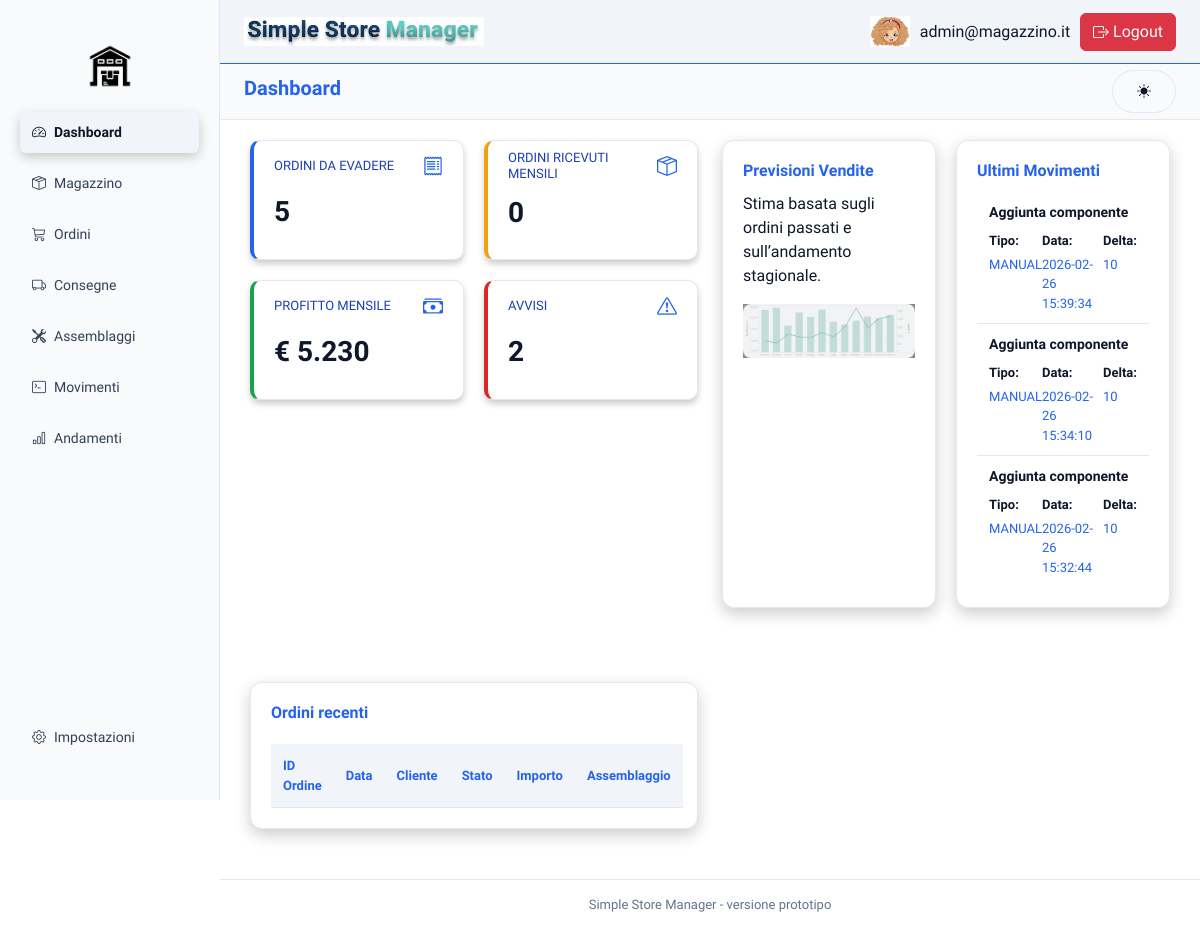
Screenshot of /index.php (signed in) with the database file from the repository.
### tables this page shows
CREATE TABLE `movimenti` (
  `id` int(5) NOT NULL,
  `delta` int(10) NOT NULL,
  `tipo` enum('ORDER','DELIVERY','MANUAL','ASSEMBLY') NOT NULL,
  `id_ordine` int(5) DEFAULT NULL,
  `id_consegna` int(5) DEFAULT NULL,
  `id_assemblaggio` int(5) DEFAULT NULL,
  `id_componente` int(5) DEFAULT NULL,
  `data_movimento` datetime NOT NULL DEFAULT current_timestamp(),
  `note` text DEFAULT NULL
);

### backend/query/ordini.php (called while the page is built, shortened)
<?php
function getOrdiniMese(){
    $pdo=connect();
    $sql = "SELECT COUNT(*) AS totale
    FROM ordini
    WHERE month(data_creazione) = month(CURDATE()) AND year(data_creazione) = year(CURDATE());";
    $stmt = $pdo->query($sql);
    $result = $stmt->fetch(PDO::FETCH_ASSOC);
    return $result['totale'];
}
function getOrdiniDaProcessare(){
    $pdo=connect();
    $sql = "SELECT count(*) AS totale
    FROM ordini o
    WHERE o.stato <> 'PREPARED';";
    $stmt = $pdo->query($sql);
    $result = $stmt->fetch(PDO::FETCH_ASSOC);
    return $result['totale'];
}
?>

### backend/query/movimenti.php (called while the page is built, shortened)
<?php
function getUltimiMovimenti(){
    $pdo=connect();
    $sql = "SELECT delta, data_movimento, tipo, note
        from movimenti
        ORDER BY data_movimento DESC
        LIMIT 3;";
    $stmt = $pdo->query($sql);
    return $stmt->fetchAll(PDO::FETCH_ASSOC);
}
?>

### frontend/dashboard/dashboard.php (the view, shortened to what this page needs)
<?php
require 'backend/query/ordini.php';
require 'backend/query/movimenti.php';
$movimenti_recenti = getUltimiMovimenti();
$ordini_mese = getOrdiniMese();
$ordidni_da_evadere = getOrdiniDaProcessare();
?>
<!DOCTYPE html>
<html lang="it">
<head>
</head>
<body>
    <main class="main">
        <section class="kpi-section">
            <div class="kpi-card info">
                <a href="index.php?page=ordini" style="text-decoration: none; color: inherit;">
                    <div class="kpi-header">
                        <h3>Ordini da evadere</h3>
                        <i class="bi bi-receipt kpi-icon"></i>
                    </div>
                    <p class="kpi-value"><?= $ordidni_da_evadere ?></p>
                </a>
            </div>
            <div class="kpi-card warning">
                <a href="index.php?page=andamenti" style="text-decoration: none; color: inherit;">
                    <div class="kpi-header">
                        <h3>Ordini ricevuti mensili</h3>
                        <i class="bi bi-box-seam kpi-icon"></i>
                    </div>
                    <p class="kpi-value"><?= $ordini_mese ?></p>
                </a>
            </div>
            <div class="kpi-card success">
                <a href="index.php?page=andamenti" style="text-decoration: none; color: inherit;">
                    <div class="kpi-header">
                        <h3>Profitto mensile</h3>
                        <i class="bi bi-cash-stack kpi-icon"></i>
                    </div>
                    <p class="kpi-value">€ 5.230</p>
                </a>
            </div>
            <div class="kpi-card alert">
                <a href="index.php?page=avvisi" style="text-decoration: none; color: inherit;">
                <div class="kpi-header">
                    <h3>Avvisi</h3>
                    <i class="bi bi-exclamation-triangle kpi-icon"></i>
                </div>
                <p class="kpi-value">2</p>
                </a>
            </div>
        </section>
        <section class="content-grid">
            <div class="card">
                <h2>Previsioni Vendite</h2>
                <p class="subtitle">
                    Stima basata sugli ordini passati e sull’andamento stagionale.
                </p>
                <div class="placeholder">
                    <img src="frontend/img/graficoEsempio.png" class="grafico-dashboard">
                </div>
            </div>
            <div class="card">
                <a href="index.php?page=movimenti" style="text-decoration: none; color: inherit;">
                    <h2>Ultimi Movimenti</h2>
                    <ul class="list">
                        <?php foreach ($movimenti_recenti as $movimento): ?>
                            <li>
                                <strong><?= htmlspecialchars($movimento['note']) ?></strong>
                                <div class="info-row">
                                    <span><strong>Tipo:</strong> <?= htmlspecialchars($movimento['tipo']) ?></span>
                                    <span><strong>Data:</strong> <?= htmlspecialchars($movimento['data_movimento']) ?></span>
                                    <span><strong>Delta:</strong> <?= htmlspecialchars($movimento['delta']) ?></span>
                                </div>
                            </li>
                        <?php endforeach; ?>
                    </ul>
                </a>
            </div>
        </section>
        <section class="card full">
            <h2>Ordini recenti</h2>
            <table class="orders-table">
                <thead>
                    <tr>
                        <th>ID Ordine</th>
                        <th>Data</th>
                        <th>Cliente</th>
                        <th>Stato</th>
                        <th>Importo</th>
                        <th>Assemblaggio</th>
                    </tr>
                </thead>
            </table>
        </section>
    </main>
</body>
</html>

### frontend/stile/layout.css (style rules this page uses)
* { box-sizing: border-box; margin: 0; padding: 0; }
body { font-family: "Sora", sans-serif; background-color: var(--background-color); color: var(--text-light); line-height: 1.5; -webkit-font-smoothing: antialiased; }
.main { margin-left: 220px; padding: 140px 30px 30px; min-height: 100vh; }
.content-grid { display: grid; grid-template-columns: 1fr 1fr; gap: 20px; margin-bottom: 30px; }
.kpi-section { display: grid; grid-template-columns: repeat(auto-fit, minmax(200px, 1fr)); gap: 20px; margin-bottom: 10px; }
.kpi-card { background: var(--background-section); padding: 20px; border-radius: 10px; border: 1px solid var(--background-hover); height: 120px; box-shadow: 0 4px 6px rgba(0,0,0,0.2); display: flex; flex-direction: column; justify-content: center; }
.kpi-header { display: flex !important; justify-content: space-between; align-items: center; }
.kpi-card h3, .kpi-title { margin: 0; font-size: 13px; font-weight: 500; color: var(--text-admin); text-transform: uppercase; }
.kpi-icon { font-size: 20px; color: var(--highlight-color); flex-shrink: 0; }
.kpi-value { margin-top: 10px; font-size: 28px; font-weight: 700; color: var(--text-light); }
.kpi-card.info { border-left: 4px solid var(--highlight-color); }
.kpi-card.warning { border-left: 4px solid var(--secondary-color); }
.kpi-card.success { border-left: 4px solid var(--success-color); }
.kpi-card.alert { border-left: 4px solid var(--error-color); }
.card { background: var(--background-section); padding: 20px; border-radius: 12px; border: 1px solid var(--background-hover); box-shadow: 0 6px 16px rgba(0, 0, 0, 0.2); display: flex; flex-direction: column; color: var(--text-light); }
.card h2, .card h3 { font-size: 16px; margin-bottom: 12px; font-weight: 600; color: var(--highlight-color); }
.card.full { width: 100%; margin: 20px 0; }
.grafico-dashboard { width: 100%; height: 100%; object-fit: cover; opacity: 0.9; border-radius: 8px; }
.list { list-style: none; padding: 0; margin: 0; }
.list li { padding: 10px 12px; font-size: 14px; border-bottom: 1px solid var(--background-hover); display: flex; flex-direction: column; gap: 4px; color: var(--text-grey); }
.list li:last-child { border-bottom: none; }
.list li strong:first-child { display: block; font-weight: bold; margin-bottom: 4px; color: var(--text-light); }
.list li .info-row { display: flex; justify-content: space-between; font-size: 13px; color: var(--highlight-color); }
.orders-table, .assembly-table { width: 100%; border-collapse: collapse; margin-top: 10px; }
.orders-table th, .assembly-table th { text-align: left; font-size: 13px; color: var(--highlight-color); padding: 12px; background-color: var(--background-thead); font-weight: 600; border-bottom: 1px solid var(--border-color); }
.main { margin-left: 220px; padding: 140px 30px 30px; min-height: 100vh; display: grid; grid-template-columns: 1fr 1fr; gap: 24px; align-items: start; }

### frontend/stile/style-light.css (style rules this page uses)
:root { --primary-color: #f1f5f9; --secondary-color: #f59e0b; --highlight-color: #2563eb; --highlight-hover: #1e40af; --background-color: #ffffff; --background-alt: #f8fafc; --background-section: #ffffff; --background-thead: #f1f5f9; --background-hover: #e5e7eb; --text-light: #0f172a; --text-grey: #334155; --text-muted: #64748b; --text-admin: #1e40af; --error-color: #dc2626; --success-color: #16a34a; --warning-color: #f59e0b; --info-color: #2563eb; --border-color: #e2e8f0; --shadow-light: rgba(15, 23, 42, 0.08); --shadow-strong: rgba(15, 23, 42, 0.15); --bg-body: var(--background-color); --bg-card: var(--background-section); --bg-input: #f1f5f9; --border-input: #e2e8f0; --border-input-focus: var(--highlight-color); --btn-bg: var(--secondary-color); --btn-bg-hover: #d97706; --text-primary: var(--text-light); --text-placeholder: #94a3b8; --text-error: var(--error-color); --text-error-alt: #b91c1c; --shadow-card: var(--shadow-light); --shadow-input-focus: rgba(37, 99, 235, 0.25); --qr-overlay-bg: rgba(15, 23, 42, 0.45); --qr-modal-bg: #ffffff; --qr-modal-text: #0f172a; --qr-shadow: rgba(15, 23, 42, 0.15); --qr-canvas-bg: #f8fafc; --qr-code-bg: #ffffff; --qr-code-text: #0f172a; --qr-close-color: #64748b; --qr-close-hover: #1e40af; }

### rows the page displays
movimenti: note "Aggiunta componente", tipo "MANUAL", data_movimento "2026-02-26 15:39:34", delta "10"
movimenti: note "Aggiunta componente", tipo "MANUAL", data_movimento "2026-02-26 15:34:10", delta "10"
movimenti: note "Aggiunta componente", tipo "MANUAL", data_movimento "2026-02-26 15:32:44", delta "10"

### other values shown
$pagina "Dashboard"
$pagina "Magazzino"
$pagina "Ordini"
$pagina "Consegne"
$pagina "Assemblaggi"
$pagina "Movimenti"
$pagina "Andamenti"
$pagina "Impostazioni"
$_SESSION['user'] "admin@magazzino.it"
$page "Dashboard"
$ordidni_da_evadere "5"
$ordini_mese "0"
